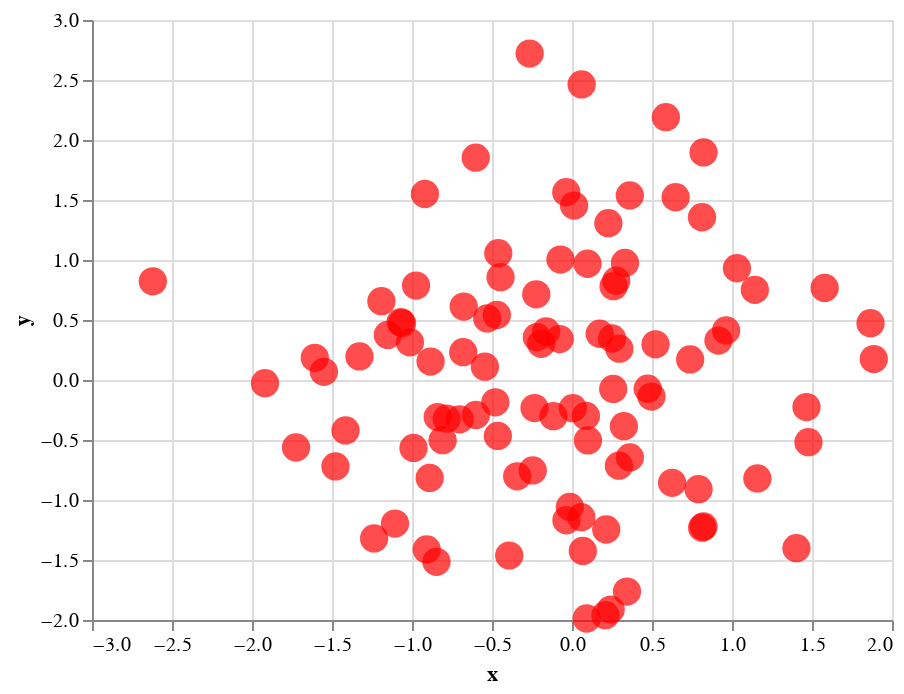

Notebook code for this chart:
### Markdown cell above
Эти настройки высокого уровня могут быть интерпретированы как тема графика, они используются как настройки по умолчанию для визуальных отображений всех элементов графика.
Используем ``configure_point`` для задания некоторых свойств точек:

### Code cell
alt.Chart(data).mark_point().encode(
    x='x:Q',
    y='y:Q'
).configure_point(
    size=200,
    color='red',
    filled=True
)

### Figure 1 — Vega-Lite specification as saved in the notebook (floating-point values rounded to 4 significant figures)
{"config": {"view": {"continuousWidth": 400, "continuousHeight": 300}, "point": {"color": "red", "filled": true, "size": 200}}, "data": {"name": "data-ae1344d1d8690fa86222a4d9fb43266b"}, "mark": "point", "encoding": {"x": {"type": "quantitative", "field": "x"}, "y": {"type": "quantitative", "field": "y"}}, "$schema": "https://vega.github.io/schema/vega-lite/v4.8.1.json", "datasets": {"data-ae1344d1d8690fa86222a4d9fb43266b": [{"x": 0.4967, "y": -0.1383}, {"x": 0.6477, "y": 1.523}, {"x": -0.2342, "y": -0.2341}, {"x": 1.579, "y": 0.7674}, {"x": -0.4695, "y": 0.5426}, {"x": -0.4634, "y": -0.4657}, {"x": 0.242, "y": -1.913}, {"x": -1.725, "y": -0.5623}, {"x": -1.013, "y": 0.3142}, {"x": -0.908, "y": -1.412}, {"x": 1.466, "y": -0.2258}, {"x": 0.06753, "y": -1.425}, {"x": -0.5444, "y": 0.1109}, {"x": -1.151, "y": 0.3757}, {"x": -0.6006, "y": -0.2917}, {"x": -0.6017, "y": 1.852}, {"x": -0.0135, "y": -1.058}, {"x": 0.8225, "y": -1.221}, {"x": 0.2089, "y": -1.96}, {"x": -1.328, "y": 0.1969}, {"x": 0.7385, "y": 0.1714}, {"x": -0.1156, "y": -0.3011}, {"x": -1.479, "y": -0.7198}, {"x": -0.4606, "y": 1.057}, {"x": 0.3436, "y": -1.763}, {"x": 0.3241, "y": -0.3851}, {"x": -0.6769, "y": 0.6117}, {"x": 1.031, "y": 0.9313}, {"x": -0.8392, "y": -0.3092}, {"x": 0.3313, "y": 0.9755}, {"x": -0.4792, "y": -0.1857}, {"x": -1.106, "y": -1.196}, {"x": 0.8125, "y": 1.356}, {"x": -0.07201, "y": 1.004}, {"x": 0.3616, "y": -0.6451}, {"x": 0.3614, "y": 1.538}, {"x": -0.03583, "y": 1.565}, {"x": -2.62, "y": 0.8219}, {"x": 0.08705, "y": -0.299}, {"x": 0.09176, "y": -1.988}, {"x": -0.2197, "y": 0.3571}, {"x": 1.478, "y": -0.5183}, {"x": -0.8085, "y": -0.5018}, {"x": 0.9154, "y": 0.3288}, {"x": -0.5298, "y": 0.5133}, {"x": 0.09708, "y": 0.9686}, {"x": -0.7021, "y": -0.3277}, {"x": -0.3921, "y": -1.464}, {"x": 0.2961, "y": 0.2611}, {"x": 0.005113, "y": -0.2346}, {"x": -1.415, "y": -0.4206}, {"x": -0.3427, "y": -0.8023}, {"x": -0.1613, "y": 0.4041}, {"x": 1.886, "y": 0.1746}, {"x": 0.2576, "y": -0.07445}, {"x": -1.919, "y": -0.02651}, {"x": 0.06023, "y": 2.463}, {"x": -0.1924, "y": 0.3015}, {"x": -0.03471, "y": -1.169}, {"x": 1.143, "y": 0.7519}, {"x": 0.791, "y": -0.9094}, {"x": 1.403, "y": -1.402}, {"x": 0.5869, "y": 2.19}, {"x": -0.9905, "y": -0.5663}, {"x": 0.09965, "y": -0.5035}, {"x": -1.551, "y": 0.06856}, {"x": -1.062, "y": 0.4736}, {"x": -0.9194, "y": 1.55}, {"x": -0.7833, "y": -0.3221}, {"x": 0.8135, "y": -1.231}, {"x": 0.2275, "y": 1.307}, {"x": -1.607, "y": 0.1846}, {"x": 0.2599, "y": 0.7818}, {"x": -1.237, "y": -1.32}, {"x": 0.5219, "y": 0.297}, {"x": 0.2505, "y": 0.3464}, {"x": -0.68, "y": 0.2323}, {"x": 0.2931, "y": -0.7144}, {"x": 1.866, "y": 0.4738}, {"x": -1.191, "y": 0.6566}, {"x": -0.9747, "y": 0.7871}, {"x": 1.159, "y": -0.8207}, {"x": 0.9634, "y": 0.4128}, {"x": 0.8221, "y": 1.897}, {"x": -0.2454, "y": -0.7537}, {"x": -0.8895, "y": -0.8158}, {"x": -0.0771, "y": 0.3412}, {"x": 0.2767, "y": 0.8272}, {"x": 0.013, "y": 1.454}, {"x": -0.2647, "y": 2.72}, {"x": 0.6257, "y": -0.8572}, {"x": -1.071, "y": 0.4825}, {"x": -0.2235, "y": 0.714}, {"x": 0.4732, "y": -0.07283}, {"x": -0.8468, "y": -1.515}, {"x": -0.4465, "y": 0.8564}, {"x": 0.2141, "y": -1.246}, {"x": 0.1732, "y": 0.3853}, {"x": -0.8839, "y": 0.1537}, {"x": 0.05821, "y": -1.143}]}}
